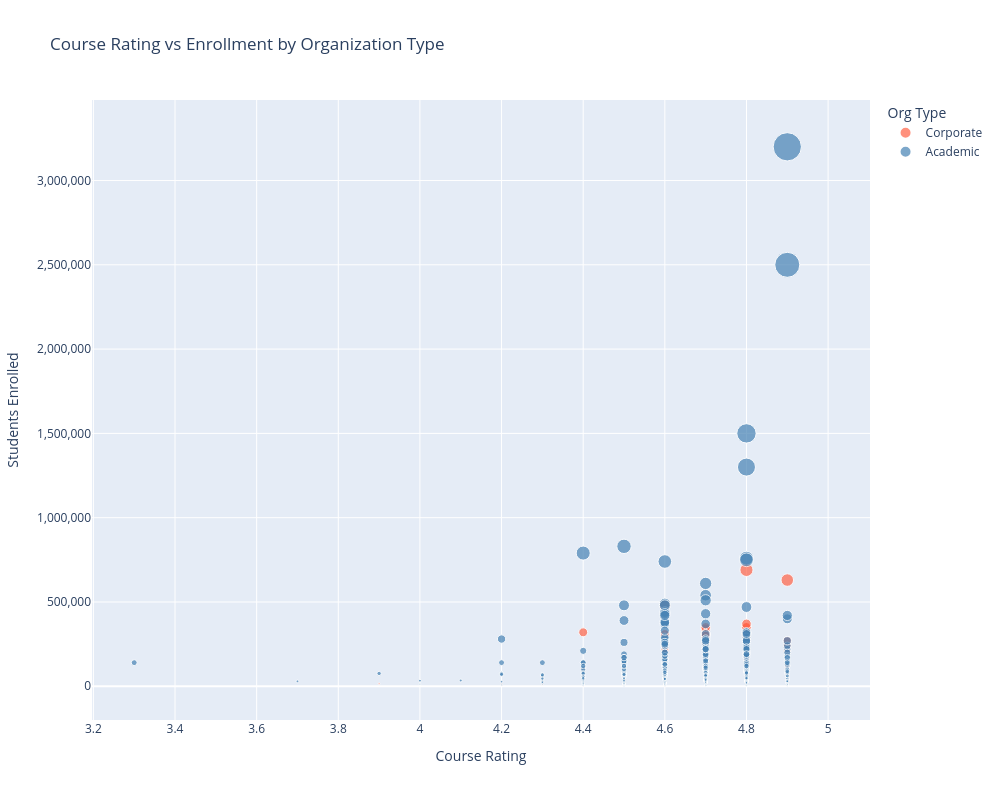

Here is the notebook cell this chart was saved with:
### Markdown cell above
### Course Enrollment

### Code cell
# What is the course enrollment by organization type and course rating?

academic_keywords = 'university|college|institute|school|academy'

csera_data['org_type'] = np.where(
    csera_data['course_organization'].str.contains(academic_keywords, case=False, na=False),
    'Academic',
    'Corporate'
)

fig = px.scatter(
    csera_data, 
    x="course_rating", 
    y="students_enrolled", 
    color="org_type",                         
    color_discrete_map={
        'Academic': 'steelblue',
        'Corporate': 'tomato'
    },
    size= 'students_enrolled',
    hover_name='course_title',
    hover_data= ['course_organization','course_difficulty','org_type'],
    title= 'Course Rating vs Enrollment by Organization Type',
    labels={
        'course_rating': 'Course Rating',
        'students_enrolled': 'Students Enrolled',
        'course_organization': 'Organization',
        'course_difficulty': 'Difficulty',
        'org_type': 'Org Type'
    },
    template= 'plotly',
    width= 1000,    
    height= 800     
)

fig.update_layout(
    yaxis=dict(
        dtick=500000,                         
        tickformat=',.0f'    
    )
)

fig.show()

### Figure 1 — Plotly figure (JSON) as saved in the notebook; plotly's stock layout.template omitted (floating-point values rounded to 4 significant figures; data arrays with more than 128 entries replaced by an {"elided": "..."} marker saying what was removed)
{"data": [{"customdata": {"elided": "226x3 str values"}, "hovertemplate": "<b>%{hovertext}</b><br><br>Org Type=%{customdata[2]}<br>Course Rating=%{x}<br>Students Enrolled=%{marker.size}<br>Organization=%{customdata[0]}<br>Difficulty=%{customdata[1]}<extra></extra>", "hovertext": {"elided": "226 str values"}, "legendgroup": "Corporate", "marker": {"color": "tomato", "size": {"elided": "226 float values"}, "sizemode": "area", "sizeref": 8000, "symbol": "circle"}, "mode": "markers", "name": "Corporate", "orientation": "v", "showlegend": true, "type": "scatter", "x": {"elided": "226 float values"}, "xaxis": "x", "y": {"elided": "226 float values"}, "yaxis": "y"}, {"customdata": {"elided": "665x3 str values"}, "hovertemplate": "<b>%{hovertext}</b><br><br>Org Type=%{customdata[2]}<br>Course Rating=%{x}<br>Students Enrolled=%{marker.size}<br>Organization=%{customdata[0]}<br>Difficulty=%{customdata[1]}<extra></extra>", "hovertext": {"elided": "665 str values"}, "legendgroup": "Academic", "marker": {"color": "steelblue", "size": {"elided": "665 float values"}, "sizemode": "area", "sizeref": 8000, "symbol": "circle"}, "mode": "markers", "name": "Academic", "orientation": "v", "showlegend": true, "type": "scatter", "x": {"elided": "665 float values"}, "xaxis": "x", "y": {"elided": "665 float values"}, "yaxis": "y"}], "layout": {"height": 800, "legend": {"itemsizing": "constant", "title": {"text": "Org Type"}, "tracegroupgap": 0}, "title": {"text": "Course Rating vs Enrollment by Organization Type"}, "width": 1000, "xaxis": {"anchor": "y", "domain": [0, 1], "title": {"text": "Course Rating"}}, "yaxis": {"anchor": "x", "domain": [0, 1], "dtick": 500000, "tickformat": ",.0f", "title": {"text": "Students Enrolled"}}}}
